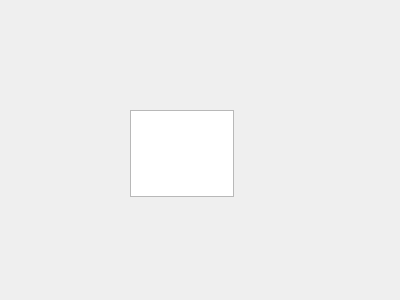
<?xml version="1.0" encoding="UTF-8"?>
<ui version="4.0">
 <class>Widget</class>
 <widget class="QWidget" name="Widget">
  <property name="geometry">
   <rect>
    <x>0</x>
    <y>0</y>
    <width>400</width>
    <height>300</height>
   </rect>
  </property>
  <property name="windowTitle">
   <string>Widget</string>
  </property>
  <widget class="QTextEdit" name="textEdit">
   <property name="geometry">
    <rect>
     <x>130</x>
     <y>110</y>
     <width>104</width>
     <height>87</height>
    </rect>
   </property>
  </widget>
 </widget>
 <layoutdefault spacing="6" margin="11"/>
 <resources/>
 <connections/>
</ui>
